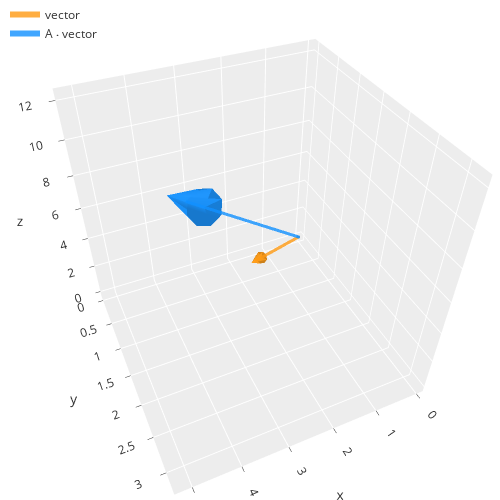

Source (notebook cell):
### Code cell
# vector
cone_v, line_v = plotly_vector(
    vec.flatten(), 
    "vector", color="#FF9A13", opacity=0.8
)
# A dot vector
cone_Av, line_Av = plotly_vector(
    np.dot(A, vec).flatten(), 
    "A ⋅ vector", color="#1190FF", opacity=0.8
)

layout = go.Layout(
    height=500, width=500, autosize=False,
    margin=dict(l=0, r=0, b=0, t=0),
    template="ggplot2", 
    scene=dict(
      aspectmode="cube",
    ),
    legend=dict(x=0.01, y=1), 
)

fig = go.Figure(data=[cone_v, line_v, cone_Av, line_Av], layout=layout)
fig.show(config={'displayModeBar': False, 'scrollZoom': False})
# note the dot product results in vector of different directions

### Figure 1 — Plotly figure (JSON) as saved in the notebook; plotly's stock layout.template omitted (floating-point values rounded to 4 significant figures)
{"data": [{"anchor": "center", "colorscale": [[0, "#FF9A13"], [1, "#FF9A13"]], "hoverinfo": "x+y+z+text+name", "name": "vector", "opacity": 0.8, "showscale": false, "sizemode": "scaled", "sizeref": 2, "text": ["l2 norm: 3.7417"], "type": "cone", "u": [0.2], "v": [0.1], "w": [0.3], "x": [2], "y": [1], "z": [3]}, {"line": {"color": "#FF9A13", "width": 6}, "marker": {"color": "#FF9A13", "size": 1}, "name": "vector", "opacity": 0.8, "type": "scatter3d", "x": [0, 2], "y": [0, 1], "z": [0, 3]}, {"anchor": "center", "colorscale": [[0, "#1190FF"], [1, "#1190FF"]], "hoverinfo": "x+y+z+text+name", "name": "A ⋅ vector", "opacity": 0.8, "showscale": false, "sizemode": "scaled", "sizeref": 2, "text": ["l2 norm: 11.8743"], "type": "cone", "u": [0.4], "v": [0.2], "w": [1.1], "x": [4], "y": [2], "z": [11]}, {"line": {"color": "#1190FF", "width": 6}, "marker": {"color": "#1190FF", "size": 1}, "name": "A ⋅ vector", "opacity": 0.8, "type": "scatter3d", "x": [0, 4], "y": [0, 2], "z": [0, 11]}], "layout": {"autosize": false, "height": 500, "legend": {"x": 0.01, "y": 1}, "margin": {"b": 0, "l": 0, "r": 0, "t": 0}, "scene": {"aspectmode": "cube", "aspectratio": {"x": 1, "y": 1, "z": 1}, "camera": {"center": {"x": 0, "y": 0, "z": 0}, "eye": {"x": 0.6608, "y": 1.473, "z": 1.443}, "projection": {"type": "perspective"}, "up": {"x": 0, "y": 0, "z": 1}}}, "width": 500}}
